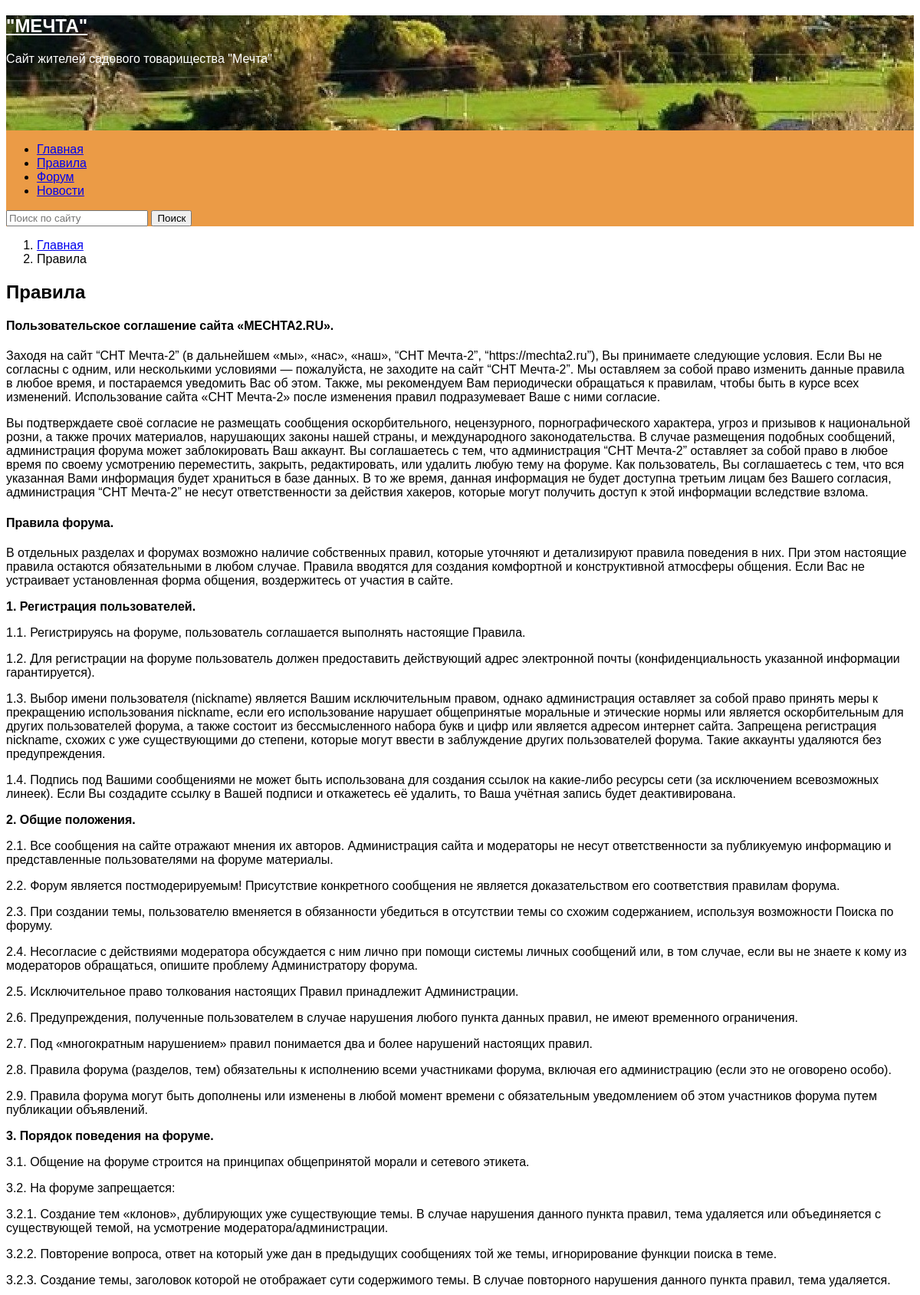
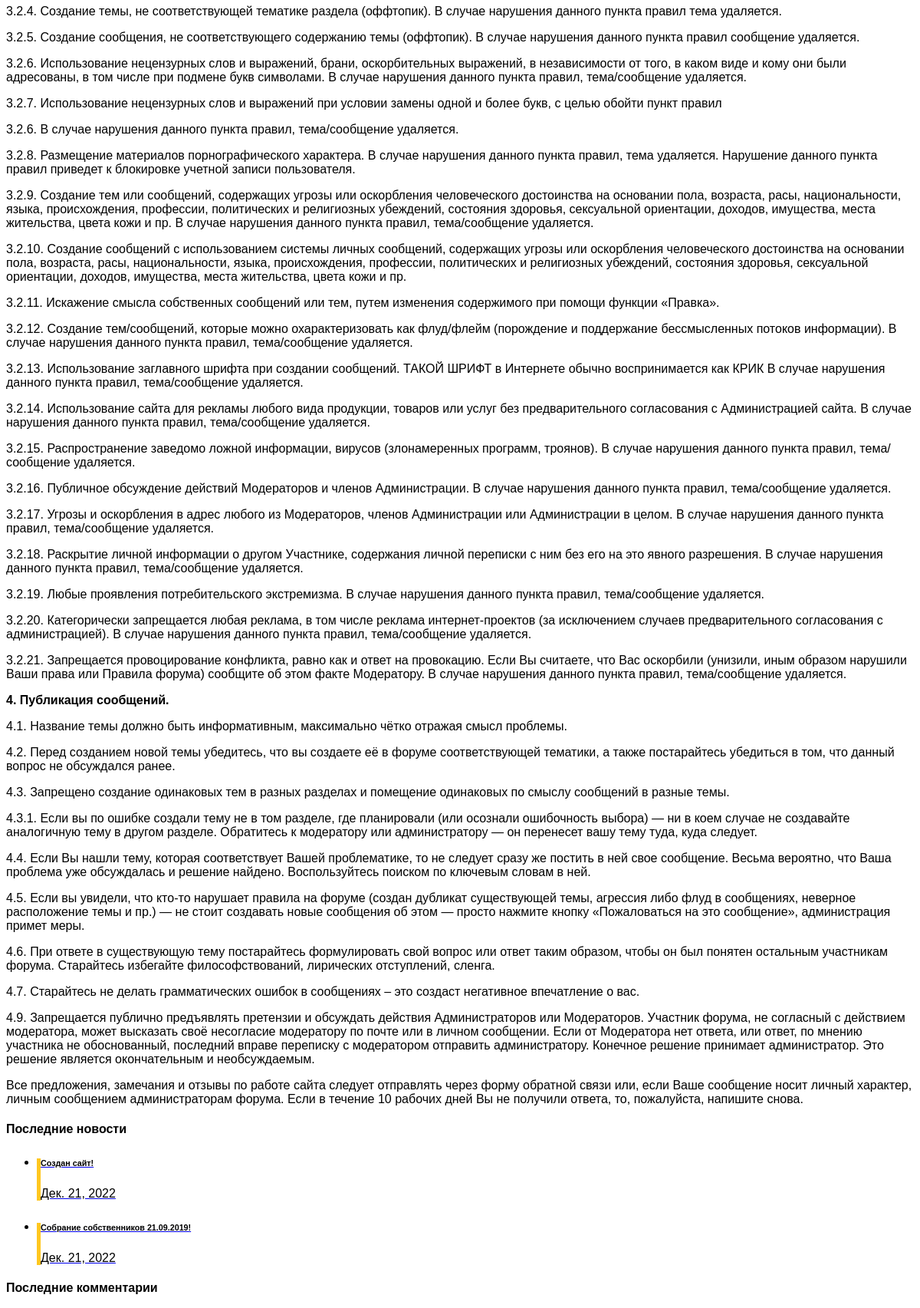
Screenshot of /rules/ (upper part) with the database file from the repository (2 pictures, top to bottom).
### mechta/apps/website/models.py (models this page shows, shortened)
class SitePage(models.Model):
    slug = models.SlugField('url', max_length=255, db_index=True, unique=True, default='', blank=True)
    alias = models.CharField('ссылка', max_length=20, default='', null=True, blank=True)
    title = models.CharField('название', max_length=200, null=True, blank=True)
    intro_text = models.TextField('краткое содержание страницы', null=True, blank=True, default='')
    content = models.TextField('содержание страницы', null=True, blank=True, default='')
    pub_date = models.DateField('дата создания')
    template = models.CharField('файл шаблона', max_length=100, null=False, blank=True, default='.html')
    context_model = models.CharField('контекст модели', max_length=50, default='', null=True, blank=True)
    use_in_menu = models.BooleanField()
    is_category = models.BooleanField()
    def get_absolute_url(self):
        host = 'http://127.0.0.1:8000/'
        return host + self.slug + '/' if self.slug else host

### mechta/apps/articles/models.py (models this page shows, shortened)
class Article(models.Model):
    slug = models.SlugField('url', max_length=255, db_index=True, unique=True, default='', blank=True)
    title = models.CharField('название новости', max_length=200)
    text = models.TextField('текст новости')
    pub_date = models.DateField('дата публикации')

### mechta/apps/website/views.py (the view)
# urls.py: path('<slug:alias_slug>/', views.Page.as_view(), name='page')]
class Page(DataMixin, DetailView):
    model = SitePage
    context_object_name = 'page'
    slug_url_kwarg = 'alias_slug'
    template_name_field = 'template'
    def get_context_data(self, **kwargs):
        context_model = self.object.context_model
        context = super().get_context_data(**kwargs)
        context = self.add_user_context(context=context,
                                        context_model=context_model)
        return context

### mechta/apps/utils.py (called while the page is built, shortened)
    @staticmethod
    def get_list_apps():
        return [apps.get_app_config(app.split('.')[0]) for app in settings.INSTALLED_APPS
                if not app.startswith("django.")]

    def get_menu_items(self):
        host = 'http://127.0.0.1:8000/'
        apps_items = []
        for app in self.get_list_apps():
            if hasattr(app, 'menu_name'):
                apps_items.append((app.menu_name, host + app.label + '/'))
        pages = SitePage.objects.filter(use_in_menu=True)
        return [(page.title, page.get_absolute_url()) for page in pages] + apps_items

    def get_context_model_content(self, context_model, **kwargs):
        params = kwargs
        list_apps = self.get_list_apps()
        for app in list_apps:
            try:
                model = apps.get_model(app.label, model_name=context_model)
            except LookupError:
                continue
        else:
            if params:
                qw = model.objects.filter(id=params['id']).values(*params['values'])
                if params.get('order_by') is not None:
                    qw = qw.order_by(*params['order_by'])
                return qw
            else:
                return model.objects.all()

    @staticmethod
    def get_last_messages():
        return Message.objects.\
            values('user_id__username',
                   'user_id__profile__land_plot',
                   'topic_id__title',
                   'topic_id__id',
                   'topic_id__section_id__id',
                   'pub_date').\
            order_by('-pub_date')

    def add_user_context(self, context, context_model=None, is_forum_page=False, request_path=None, **kwargs):
        context['menu_items'] = self.get_menu_items()
        context['last_messages'] = self.get_last_messages()
        if context_model is not None:
            context[context_model] = self.get_context_model_content(context_model, **kwargs)
        return context

### mechta/templates/website/page_content.html (shortened to what this page needs)
{% extends "main.html" %}
{% block second_page_link %}
    <li class="breadcrumb-item active" aria-current="page">
        {{ page.title }}
    </li>
{% endblock %}
{% block content_title %}
    <h2 class="pb-2 border-bottom">
        {{ page.title}}
    </h2>
{% endblock %}
{% block content %}
    <div class="d-flex flex-row  row-cols-2 g-8 py-8">
        <div class="col-md-9 align-center mx-3">
            {{ page.content|safe }}
        </div>
        <div class="col-md-3 align-top mx-3">
            {% include "right_column.html" %}
        </div>
    </div>
{% endblock %}

### mechta/templates/top_menu.html
 {% load static %}
    <div class="container-fluid p-0" style="background-color:#eb9b46">
        <div class="row align-items-center container-fluid m-0" style="height: 150px; background-image: url('{% static 'fon.jpg' %}')">
            <div class="col-lg-4 d-flex justify-content-center">
                <div class="site-branding navbar-brand">
                    <h2 class="site-title fs-4">
                        <a class="text-decoration-none" href="https://zolotoi-bor.ru/" rel="home" style="color:#FFFFFF">"МЕЧТА"</a>
                    </h2>
                    <p class="site-description fs-5" style="color:#FFFFFF">Сайт жителей садового товарищества "Мечта"</p>
                </div>
            </div>
        </div>
        <div class="row container-fluid justify-content-md-center">
            <nav class="navbar navbar-expand-lg  navbar-light bg-transparent" aria-label="Main navigation">
                <ul class="navbar-nav me-auto mb-2 mb-lg-0">
                {% for title, url in menu_items %}
                    <li class="nav-item">
                        <a class="nav-link fs-6 fw-semibold text-light" href="{{ url }}">{{ title }}</a>
                    </li>
                {% endfor %}
                </ul>
                <form class="d-flex" role="search" action="{% url 'website:search_results' %}" method="get">
                    <input name="w_q" class="form-control rounded-3 me-2" type="search" placeholder="Поиск по сайту" aria-label="Search">
                    <button class="btn btn-outline-light text-light menu-search-btn rounded-3" type="submit">Поиск</button>
                </form>
            </nav>
        </div>
    </div>

### mechta/templates/website/right_column.html (shortened to what this page needs)
<div class="d-flex flex-column gap-2">
    <div class="card" style="width: 18rem; border: none;">
        <div class="card-body">
            <h4 class="card-title">Последние новости</h4>
            <ul class="list-group list-group-flush p-0">
            {% for article_ in article %}
                <li class="list-group-item p-0">
                    <a class="text-decoration-none" href="{% url  'articles:article' article_.slug %}">
                        <div class="container-fluid m-3" style="border-left: 5px solid #ffc720;">
                        <h6 class="card-text" style="color: #000000"> {{ article_.title }}</h6>
                        <p class="card-text" style="color: #000000"> {{ article_.pub_date }} </p>
                        </div>
                    </a>
                </li>
            {% endfor %}
            </ul>
        </div>
    </div>
</div>
<div class="d-flex flex-column gap-2">
    <div class="card" style="width: 18rem; border: none;">
        <div class="card-body">
            <h4 class="card-title">Последние комментарии</h4>
        </div>
    </div>
</div>

### mechta/static/website/css/main.css (style rules this page uses)
html { font-size: 16px; }
body { font-family: "Public+Sans", sans-serif; font-size: 16px; font-weight: 300; color: #000000; background-color: #FFFFFF; min-width: 320px; }
strong { font-weight: bold; }

### rows the page displays
SitePage: menu_items "Главная"
SitePage: menu_items "Правила", title "Правила", content "Пользовательское соглашение сайта «MECHTA2.RU». Заходя на сайт “СНТ Мечта-2” (в дальнейшем «мы», «нас», «наш», “СНТ Мечта-2”, “https://mechta2.ru”), Вы принимаете следующие условия. Если Вы не согласны с одним, или несколькими условиями — пожалуйста, не заходите на сайт “СНТ Мечта-2”. Мы оставляем за собой право изменить данные правила в любое время, и постараемся уведомить Вас об этом. Также, мы рекомендуем Вам периодически обращаться к правилам, чтобы быть в курсе всех изменений. Использование сайта «СНТ Мечта-2» после изменения правил подразумевает Ваше с ними согласие. Вы подтверждаете своё согласие не размещать сообщения оскорбительного, нецензурного, порнографического характера, угроз…"
Article: title "Создан сайт!", pub_date "Дек. 21, 2022"
Article: title "Собрание собственников 21.09.2019!", pub_date "Дек. 21, 2022"

### other values shown
{{ title }} "Форум" "Новости"
